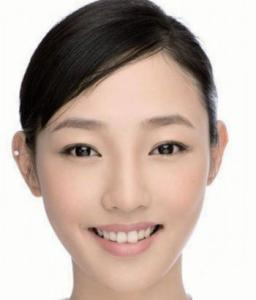
#> input picture chapter5/images/333.jpg, 256 x 300 px, given as the content of the folder images/333.jpg, which was not available
$ python image_filter.py images/333.jpg
#> lines starting #> are read from the running program, lines starting #| are printed output that depends on the picture; after the words box and inside, x2 and y2 are one past the last pixel; in counts of white or black regions, pixels touching at a corner belong together; pictures that were not available may be replaced by others from this repository, and a replacement may not be noted
#!/usr/bin/env python
# coding=utf-8

"""
__title__ = 'image_filter'
__author__ = 'apple'
__mtime__ = '2019/1/2'
# code is far away from bugs with the god animal protecting
    I love animals. They taste delicious.
              ┏┓      ┏┓
            ┏┛┻━━━┛┻┓
            ┃      ☃      ┃
            ┃  ┳┛  ┗┳  ┃
            ┃      ┻      ┃
            ┗━┓      ┏━┛
                ┃      ┗━━━┓
                ┃  神兽保佑    ┣┓
                ┃　永无BUG！   ┏┛
                ┗┓┓┏━┳┓┏┛
                  ┃┫┫  ┃┫┫
                  ┗┻┛  ┗┻┛
"""
import cv2
import shutil
import sys
import numpy as np
from os import walk
from os import path
from os import makedirs


def detect(filedir):
#> called with filedir = 'images/333.jpg'
    cas_dir = path.join('.', 'cascades')
    # 加载人脸检测过滤器
    face_cascade = cv2.CascadeClassifier(path.join(cas_dir, 'haarcascade_frontalface_default.xml'))
    eye_cascade = cv2.CascadeClassifier(path.join(cas_dir, 'haarcascade_eye.xml'))  # 眼睛检测过滤器

    out_dir = path.join(path.abspath(path.join(filedir, path.pardir)), 'out')
    if not path.exists(out_dir):
        makedirs(out_dir)

    for root, dirs, files in walk(filedir):
        for filename in files:
            src_file = path.join(root, filename)
            print(src_file)
            src_img = cv2.imdecode(np.fromfile(src_file, dtype=np.uint8), flags=cv2.IMREAD_UNCHANGED)  # 加载图片
#> src_img is the input picture: shape (300, 256, 3); mean B, G, R 167.9, 177.1, 194
            if src_img is None or src_img.shape[2] == 1:
                shutil.move(src_file, path.join(out_dir, filename))
                continue
            gray = cv2.cvtColor(src_img, cv2.COLOR_BGR2GRAY)  # 转化为灰度图
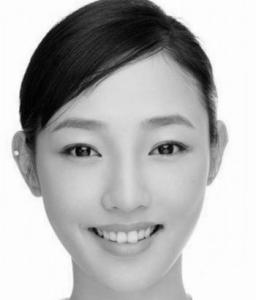
#> gray: shape (300, 256); min 0, max 255, mean 181.2
            faces = face_cascade.detectMultiScale(gray, 1.3, 5)  # 检测人脸
#> faces = [[23, 73, 204, 204]]
            if len(faces) == 1:
                for (x, y, w, h) in faces:
                    # print("w: %d; h: %d" % (x+w, y+h))
                    cv2.rectangle(src_img, (x, y), (x + w, y + h), (0, 255, 0), 2)
                    roi_gray = gray[y:y + h, x:x + w]
                    eyes = eye_cascade.detectMultiScale(roi_gray, 1.2, 7, 0, (30, 30))
                    for (ex, ey, ew, eh) in eyes:
                        # print("ew: %d; eh:%d" % (ew, eh))
                        cv2.rectangle(src_img, (x + ex, y + ey), (x + ex + ew, y + ey + eh), (0, 255, 0), 2)
#> this loop made 1 pass
#> (x, y, w, h, eyes) on pass 1: (23, 73, 204, 204, [[28, 50, 56, 56], [114, 47, 56, 56]])
#> pass 1, in detect, `roi_gray = gray[y:y + h, x:x + w]`:
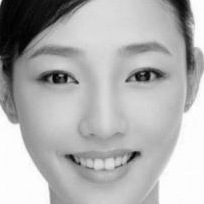
#> roi_gray: shape (204, 204); min 0, max 255, mean 177
#> after the loop:
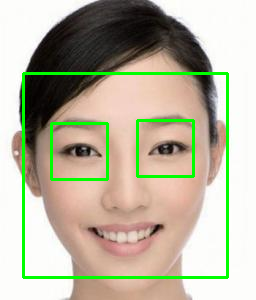
#> src_img: shape (300, 256, 3); 4.92% of pixels changed, all inside (x1, y1, x2, y2) = (22, 72, 229, 279)
            else:
                # 人脸数不为1移动到另外的文件目录
                shutil.move(src_file, path.join(out_dir, filename))


if __name__ == "__main__":
    detect(sys.argv[1])
